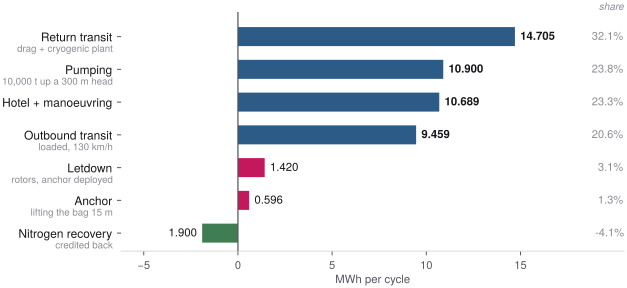

Here is the Python script that generated this plot:
#!/usr/bin/env python3
"""Where a cycle's energy goes, and what the anchor is worth. Drawn from figures.json."""
import sys, pathlib
sys.path.insert(0, str(pathlib.Path(__file__).resolve().parent))
from _style import *          # noqa
import matplotlib.pyplot as plt

F = figures()['classes']['P10000']
L = F['energy']['ledgerMWh']
total = F['cycle']['eCycleMWh']

ORDER = [('RETURN_TRANSIT',  'Return transit',      'drag + cryogenic plant',   COOL),
         ('WATER_FILL',      'Pumping',             '10,000 t up a 300 m head', COOL),
         ('other',           'Hotel + manoeuvring', '',                         COOL),
         ('OUTBOUND_TRANSIT','Outbound transit',    'loaded, 130 km/h',         COOL),
         ('letdown',         'Letdown',             'rotors, anchor deployed',  ACCENT),
         ('anchor',          'Anchor',              'lifting the bag 15 m',     ACCENT),
         ('recovery',        'Nitrogen recovery',   'credited back',            GREEN)]

XMAX = 20.5
fig, ax = plt.subplots(figsize=(6.5, 3.1))
for i, (k, lab, sub, c) in enumerate(ORDER):
    y, v = -i, L[k]
    ax.barh(y, v, height=0.58, color=c, edgecolor='none')
    # value hugs the bar end; the share lives in its own column so nothing can collide
    ax.text(v + (0.28 if v >= 0 else -0.28), y, f'{abs(v):.3f}', va='center',
            ha='left' if v >= 0 else 'right', fontsize=8.2, color=INK,
            fontweight='bold' if abs(v) > 5 else 'normal')
    ax.text(XMAX, y, f'{v / total * 100:+.1f}%'.replace('+', ' '), va='center', ha='right',
            fontsize=8.0, color=FAINT)

ax.axvline(0, color=MUTED, lw=0.9, zorder=3)
ax.set_yticks([-i for i in range(len(ORDER))])
ax.set_yticklabels([f'{lab}' for _, lab, _, _ in ORDER], fontsize=8.6, color=INK)
for i, (_, _, sub, _) in enumerate(ORDER):
    if sub:
        ax.annotate(sub, xy=(0, -i), xycoords=('axes fraction', 'data'),
                    xytext=(-6, -9), textcoords='offset points',
                    ha='right', va='center', fontsize=7.0, color=FAINT)
ax.set_xlim(-6.2, XMAX)
ax.set_ylim(-len(ORDER) + 0.45, 0.75)
ax.set_xticks([-5, 0, 5, 10, 15])
ax.set_xlabel('MWh per cycle', labelpad=2)
bare(ax, left=False)
ax.text(XMAX, 0.75, 'share', ha='right', va='bottom', fontsize=7.2, color=FAINT,
        fontstyle='italic')
save(fig, 'ledger')
